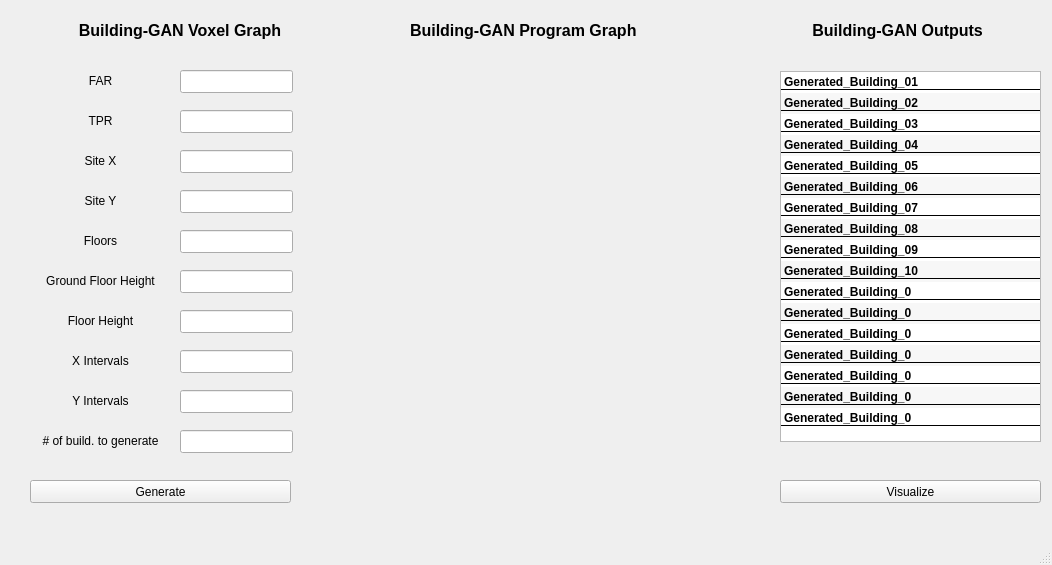
<?xml version="1.0" encoding="UTF-8"?>
<ui version="4.0">
 <class>BuildingGAN</class>
 <widget class="QMainWindow" name="BuildingGAN">
  <property name="geometry">
   <rect>
    <x>0</x>
    <y>0</y>
    <width>1052</width>
    <height>565</height>
   </rect>
  </property>
  <property name="font">
   <font>
    <weight>50</weight>
    <bold>false</bold>
   </font>
  </property>
  <property name="windowTitle">
   <string>MainWindow</string>
  </property>
  <property name="styleSheet">
   <string notr="true"/>
  </property>
  <widget class="QWidget" name="centralwidget">
   <widget class="QLineEdit" name="far">
    <property name="geometry">
     <rect>
      <x>180</x>
      <y>70</y>
      <width>113</width>
      <height>23</height>
     </rect>
    </property>
   </widget>
   <widget class="QLabel" name="label">
    <property name="geometry">
     <rect>
      <x>30</x>
      <y>70</y>
      <width>141</width>
      <height>21</height>
     </rect>
    </property>
    <property name="text">
     <string>FAR</string>
    </property>
    <property name="alignment">
     <set>Qt::AlignCenter</set>
    </property>
   </widget>
   <widget class="QLabel" name="label_3">
    <property name="geometry">
     <rect>
      <x>30</x>
      <y>110</y>
      <width>141</width>
      <height>21</height>
     </rect>
    </property>
    <property name="text">
     <string>TPR</string>
    </property>
    <property name="alignment">
     <set>Qt::AlignCenter</set>
    </property>
   </widget>
   <widget class="QLineEdit" name="tpr">
    <property name="geometry">
     <rect>
      <x>180</x>
      <y>110</y>
      <width>113</width>
      <height>23</height>
     </rect>
    </property>
   </widget>
   <widget class="QLineEdit" name="site_x">
    <property name="geometry">
     <rect>
      <x>180</x>
      <y>150</y>
      <width>113</width>
      <height>23</height>
     </rect>
    </property>
   </widget>
   <widget class="QLabel" name="label_4">
    <property name="geometry">
     <rect>
      <x>30</x>
      <y>150</y>
      <width>141</width>
      <height>21</height>
     </rect>
    </property>
    <property name="text">
     <string>Site X</string>
    </property>
    <property name="alignment">
     <set>Qt::AlignCenter</set>
    </property>
   </widget>
   <widget class="QLabel" name="label_5">
    <property name="geometry">
     <rect>
      <x>30</x>
      <y>190</y>
      <width>141</width>
      <height>21</height>
     </rect>
    </property>
    <property name="text">
     <string>Site Y</string>
    </property>
    <property name="alignment">
     <set>Qt::AlignCenter</set>
    </property>
   </widget>
   <widget class="QLineEdit" name="site_y">
    <property name="geometry">
     <rect>
      <x>180</x>
      <y>190</y>
      <width>113</width>
      <height>23</height>
     </rect>
    </property>
   </widget>
   <widget class="QLabel" name="label_6">
    <property name="geometry">
     <rect>
      <x>30</x>
      <y>230</y>
      <width>141</width>
      <height>21</height>
     </rect>
    </property>
    <property name="text">
     <string>Floors</string>
    </property>
    <property name="alignment">
     <set>Qt::AlignCenter</set>
    </property>
   </widget>
   <widget class="QLineEdit" name="num_floors">
    <property name="geometry">
     <rect>
      <x>180</x>
      <y>230</y>
      <width>113</width>
      <height>23</height>
     </rect>
    </property>
   </widget>
   <widget class="QLabel" name="label_7">
    <property name="geometry">
     <rect>
      <x>30</x>
      <y>310</y>
      <width>141</width>
      <height>21</height>
     </rect>
    </property>
    <property name="text">
     <string>Floor Height</string>
    </property>
    <property name="alignment">
     <set>Qt::AlignCenter</set>
    </property>
   </widget>
   <widget class="QLineEdit" name="gf_height">
    <property name="geometry">
     <rect>
      <x>180</x>
      <y>270</y>
      <width>113</width>
      <height>23</height>
     </rect>
    </property>
   </widget>
   <widget class="QLabel" name="label_8">
    <property name="geometry">
     <rect>
      <x>30</x>
      <y>350</y>
      <width>141</width>
      <height>21</height>
     </rect>
    </property>
    <property name="text">
     <string>X Intervals</string>
    </property>
    <property name="alignment">
     <set>Qt::AlignCenter</set>
    </property>
   </widget>
   <widget class="QLineEdit" name="floor_height">
    <property name="geometry">
     <rect>
      <x>180</x>
      <y>310</y>
      <width>113</width>
      <height>23</height>
     </rect>
    </property>
   </widget>
   <widget class="QLabel" name="label_9">
    <property name="geometry">
     <rect>
      <x>30</x>
      <y>270</y>
      <width>141</width>
      <height>21</height>
     </rect>
    </property>
    <property name="text">
     <string>Ground Floor Height</string>
    </property>
    <property name="alignment">
     <set>Qt::AlignCenter</set>
    </property>
   </widget>
   <widget class="QLabel" name="label_10">
    <property name="geometry">
     <rect>
      <x>30</x>
      <y>390</y>
      <width>141</width>
      <height>21</height>
     </rect>
    </property>
    <property name="text">
     <string>Y Intervals</string>
    </property>
    <property name="alignment">
     <set>Qt::AlignCenter</set>
    </property>
   </widget>
   <widget class="QLineEdit" name="y_intervals">
    <property name="geometry">
     <rect>
      <x>180</x>
      <y>390</y>
      <width>113</width>
      <height>23</height>
     </rect>
    </property>
   </widget>
   <widget class="QLineEdit" name="x_intervals">
    <property name="geometry">
     <rect>
      <x>180</x>
      <y>350</y>
      <width>113</width>
      <height>23</height>
     </rect>
    </property>
   </widget>
   <widget class="QPushButton" name="generate_btn">
    <property name="geometry">
     <rect>
      <x>30</x>
      <y>480</y>
      <width>261</width>
      <height>23</height>
     </rect>
    </property>
    <property name="text">
     <string>Generate</string>
    </property>
   </widget>
   <widget class="QLabel" name="label_11">
    <property name="geometry">
     <rect>
      <x>30</x>
      <y>430</y>
      <width>141</width>
      <height>21</height>
     </rect>
    </property>
    <property name="text">
     <string># of build. to generate</string>
    </property>
    <property name="alignment">
     <set>Qt::AlignCenter</set>
    </property>
   </widget>
   <widget class="QLineEdit" name="variation_num">
    <property name="geometry">
     <rect>
      <x>180</x>
      <y>430</y>
      <width>113</width>
      <height>23</height>
     </rect>
    </property>
   </widget>
   <widget class="QWidget" name="horizontalLayoutWidget">
    <property name="geometry">
     <rect>
      <x>10</x>
      <y>10</y>
      <width>1031</width>
      <height>41</height>
     </rect>
    </property>
    <layout class="QHBoxLayout" name="horizontalLayout_2">
     <item>
      <widget class="QLabel" name="label_12">
       <property name="font">
        <font>
         <pointsize>12</pointsize>
         <weight>75</weight>
         <bold>true</bold>
        </font>
       </property>
       <property name="acceptDrops">
        <bool>false</bool>
       </property>
       <property name="text">
        <string>Building-GAN Voxel Graph</string>
       </property>
       <property name="alignment">
        <set>Qt::AlignCenter</set>
       </property>
      </widget>
     </item>
     <item>
      <widget class="QLabel" name="label_2">
       <property name="font">
        <font>
         <pointsize>12</pointsize>
         <weight>75</weight>
         <bold>true</bold>
        </font>
       </property>
       <property name="text">
        <string>Building-GAN Program Graph </string>
       </property>
       <property name="alignment">
        <set>Qt::AlignCenter</set>
       </property>
      </widget>
     </item>
     <item>
      <widget class="QLabel" name="label_13">
       <property name="font">
        <font>
         <pointsize>12</pointsize>
         <weight>75</weight>
         <bold>true</bold>
        </font>
       </property>
       <property name="text">
        <string>            Building-GAN Outputs</string>
       </property>
       <property name="alignment">
        <set>Qt::AlignCenter</set>
       </property>
      </widget>
     </item>
    </layout>
   </widget>
   <widget class="QLabel" name="label_14">
    <property name="geometry">
     <rect>
      <x>340</x>
      <y>80</y>
      <width>407</width>
      <height>362</height>
     </rect>
    </property>
    <property name="text">
     <string/>
    </property>
    <property name="pixmap">
     <pixmap>../Aubergenville_Program_Graph (1).png</pixmap>
    </property>
    <property name="scaledContents">
     <bool>true</bool>
    </property>
   </widget>
   <widget class="QPushButton" name="visualize_btn">
    <property name="geometry">
     <rect>
      <x>780</x>
      <y>480</y>
      <width>261</width>
      <height>23</height>
     </rect>
    </property>
    <property name="text">
     <string>Visualize</string>
    </property>
   </widget>
   <widget class="QListWidget" name="output_list">
    <property name="geometry">
     <rect>
      <x>780</x>
      <y>71</y>
      <width>261</width>
      <height>371</height>
     </rect>
    </property>
    <property name="font">
     <font>
      <weight>75</weight>
      <bold>true</bold>
     </font>
    </property>
    <property name="autoFillBackground">
     <bool>false</bool>
    </property>
    <property name="styleSheet">
     <string notr="true">QListWidget::item {
    border-bottom: 1px solid #000000; 
    margin-top:3px;
    margin-bottom:3px;
}</string>
    </property>
    <property name="tabKeyNavigation">
     <bool>false</bool>
    </property>
    <property name="dragEnabled">
     <bool>false</bool>
    </property>
    <property name="alternatingRowColors">
     <bool>true</bool>
    </property>
    <property name="selectionMode">
     <enum>QAbstractItemView::SingleSelection</enum>
    </property>
    <item>
     <property name="text">
      <string>Generated_Building_01</string>
     </property>
    </item>
    <item>
     <property name="text">
      <string>Generated_Building_02</string>
     </property>
    </item>
    <item>
     <property name="text">
      <string>Generated_Building_03</string>
     </property>
    </item>
    <item>
     <property name="text">
      <string>Generated_Building_04</string>
     </property>
    </item>
    <item>
     <property name="text">
      <string>Generated_Building_05</string>
     </property>
    </item>
    <item>
     <property name="text">
      <string>Generated_Building_06</string>
     </property>
    </item>
    <item>
     <property name="text">
      <string>Generated_Building_07</string>
     </property>
    </item>
    <item>
     <property name="text">
      <string>Generated_Building_08</string>
     </property>
    </item>
    <item>
     <property name="text">
      <string>Generated_Building_09</string>
     </property>
    </item>
    <item>
     <property name="text">
      <string>Generated_Building_10</string>
     </property>
    </item>
    <item>
     <property name="text">
      <string>Generated_Building_0</string>
     </property>
    </item>
    <item>
     <property name="text">
      <string>Generated_Building_0</string>
     </property>
    </item>
    <item>
     <property name="text">
      <string>Generated_Building_0</string>
     </property>
    </item>
    <item>
     <property name="text">
      <string>Generated_Building_0</string>
     </property>
    </item>
    <item>
     <property name="text">
      <string>Generated_Building_0</string>
     </property>
    </item>
    <item>
     <property name="text">
      <string>Generated_Building_0</string>
     </property>
    </item>
    <item>
     <property name="text">
      <string>Generated_Building_0</string>
     </property>
    </item>
   </widget>
  </widget>
  <widget class="QMenuBar" name="menubar">
   <property name="geometry">
    <rect>
     <x>0</x>
     <y>0</y>
     <width>1052</width>
     <height>20</height>
    </rect>
   </property>
  </widget>
  <widget class="QStatusBar" name="statusbar"/>
 </widget>
 <resources/>
 <connections/>
</ui>
